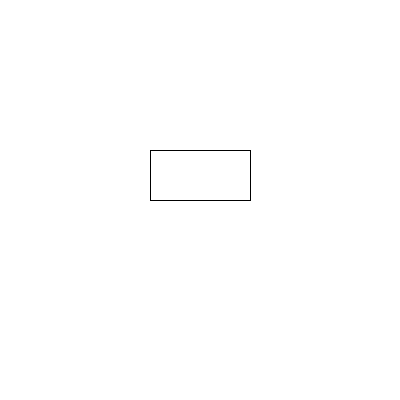
Frame 1 (no input)
Frame 60 (the mouse pressed at the canvas centre just before this capture): identical to frame 1, image omitted
Frame 120 (the mouse held since frame 60 and released just before this capture): identical to frame 1, image omitted

The Processing sketch that drew this single still picture (run headless with seeded random() and noise(); from frame 60 on, the mouse is pressed at the canvas centre):

// Processing sketch: sketch_15_1
// ── sketch_15_1.pde

class figuur {
  float width, height, x, y;

 
  figuur(float w, float h, float xpos, float ypos) {
    width = w;
    height = h;
    x = xpos;
    y = ypos;
  }


  void draw() {
    rect(x, y, width, height);
  }
}
figuur mijnfiguur;

void setup() {
  size(400, 400);  
  mijnfiguur = new figuur(100, 50, 150, 150);  
}

void draw() {
  background(255); 
  mijnfiguur.draw();  
}
